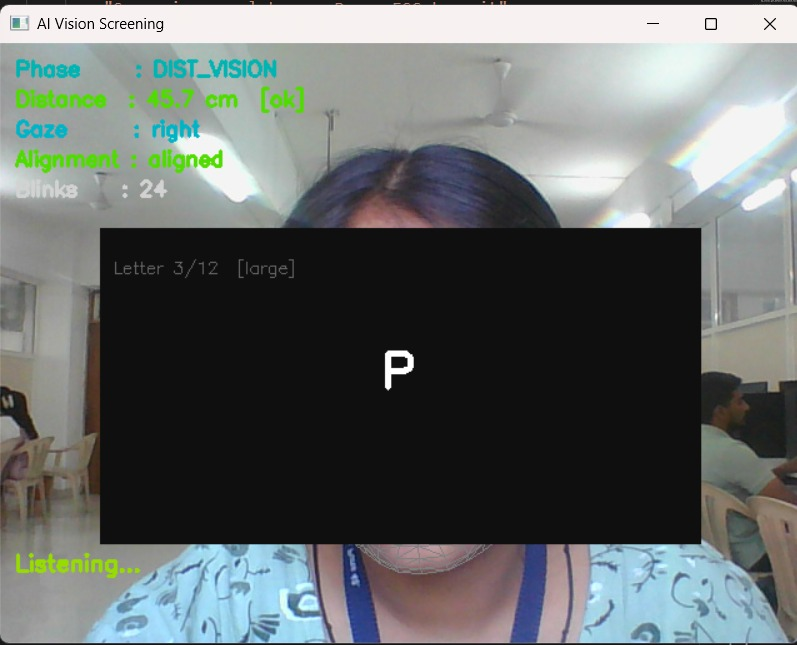
#> input picture Distance Vision Test.jpeg, 797 x 645 px
$ python -i pupil_detection.py   (imports and definitions only)
#> lines starting #> are read from the running program, lines starting #| are printed output that depends on the picture; after the words box and inside, x2 and y2 are one past the last pixel; in counts of white or black regions, pixels touching at a corner belong together
#> further down, picture is the input picture: shape (645, 797, 3); mean B, G, R 105.2, 106.2, 101
import cv2
import numpy as np


class PupilDetector:
    """Detect and draw pupils in cropped eye images."""

    def detect(self, eye_frame):
        return detect_pupil(eye_frame)

    def draw(self, eye_frame, pupil_data):
        return draw_pupil(eye_frame, pupil_data)


def detect_pupil(eye_frame):
    """
    Detect pupil center and radius from a cropped eye BGR image.
    Uses adaptive thresholding so it works with glasses, lighting
    changes, and dark frames.

    Returns:
        ((cx, cy), radius) or None.
    """
    if eye_frame is None or eye_frame.size == 0:
        return None

    # Resize small eye crops for better detection
    h, w = eye_frame.shape[:2]
#> h = 645; w = 797
    if w < 20 or h < 20:
        return None

    scale = 1
    if w < 60:
        scale = 3
        eye_frame = cv2.resize(eye_frame, (w * scale, h * scale),
                               interpolation=cv2.INTER_CUBIC)

    gray = cv2.cvtColor(eye_frame, cv2.COLOR_BGR2GRAY)
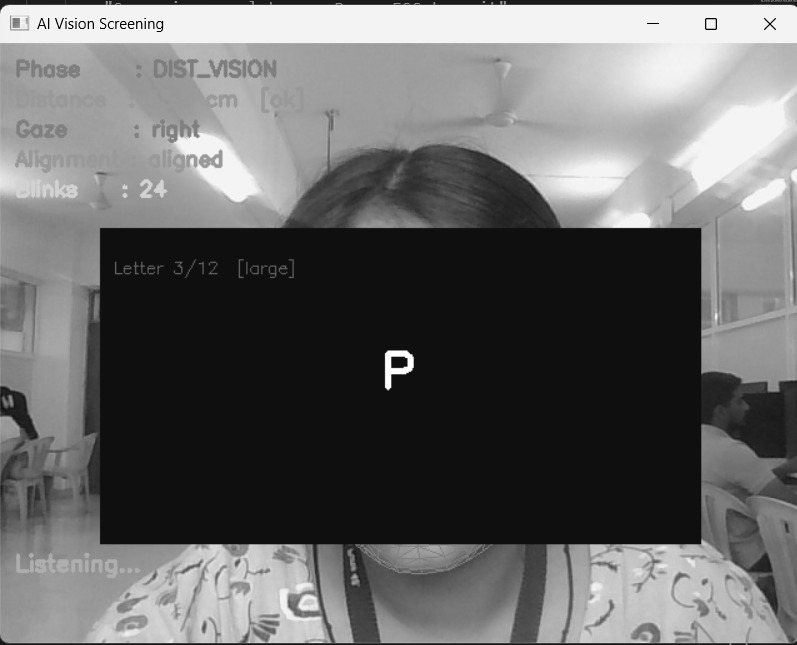
#> gray: shape (645, 797); min 0, max 255, mean 104.5

    # Equalise histogram to handle glasses / lighting variation
    gray = cv2.equalizeHist(gray)
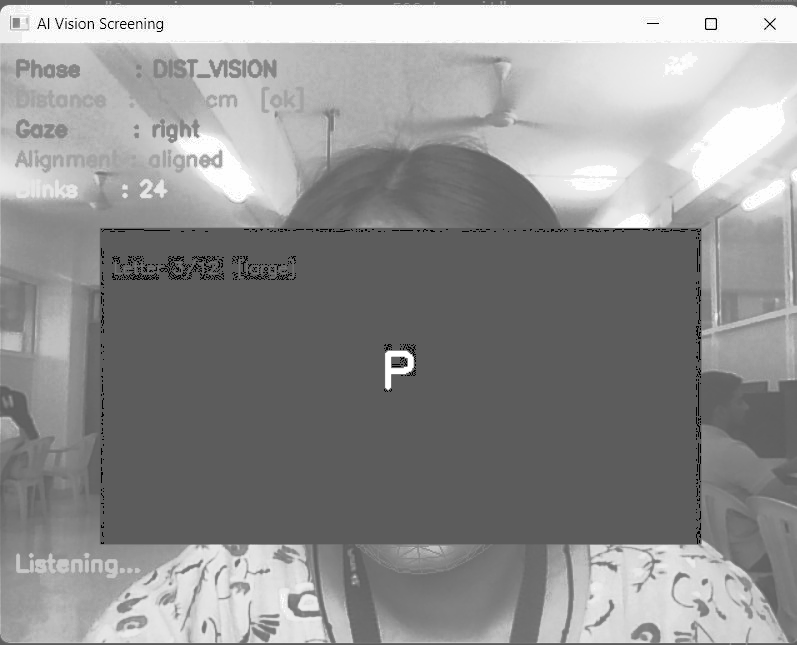
#> gray: shape (645, 797); min 0, max 255, mean 144.3

    # Blur to reduce noise
    gray = cv2.GaussianBlur(gray, (7, 7), 0)

    # --- Method 1: fixed dark-region threshold ---
    _, thresh_fixed = cv2.threshold(gray, 40, 255, cv2.THRESH_BINARY_INV)
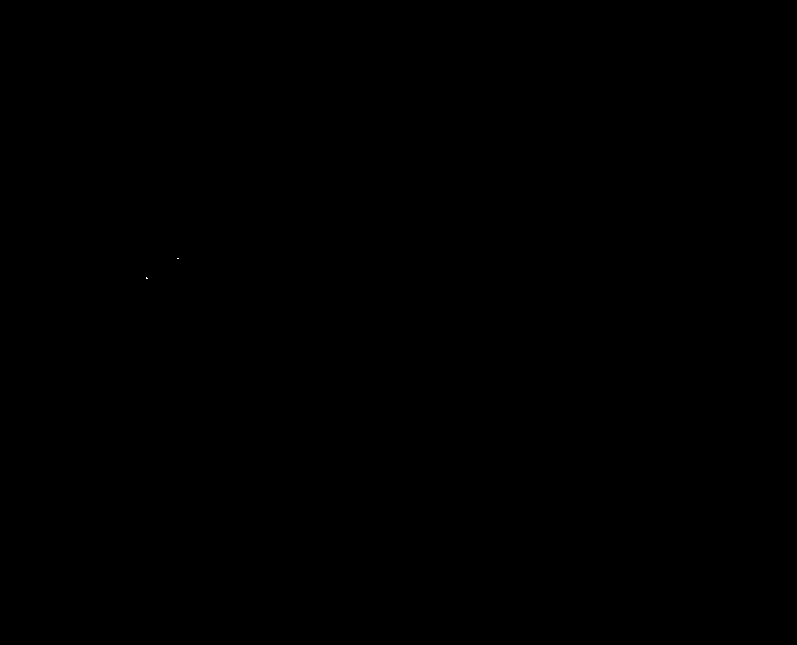
#> thresh_fixed: shape (645, 797); 0% white in thin lines or dots, all inside (x1, y1, x2, y2) = (146, 258, 179, 279)

    # --- Method 2: adaptive threshold (works better with glasses) ---
    thresh_adapt = cv2.adaptiveThreshold(
        gray, 255,
        cv2.ADAPTIVE_THRESH_MEAN_C,
        cv2.THRESH_BINARY_INV,
        blockSize=11, C=4
    )
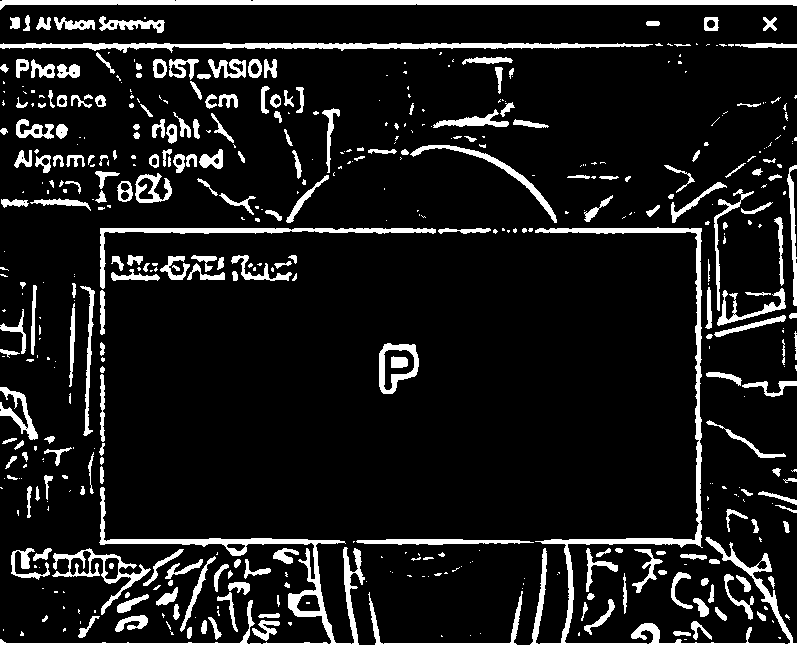
#> thresh_adapt: shape (645, 797); 10.7% white; 497 white regions (258 under 20 px), largest, box (x1, y1, x2, y2) and area: (530, 227, 797, 645) 6034, (0, 487, 365, 645) 4321, (0, 0, 797, 10) 3997

    # Combine both masks — use whichever gives better contours
    combined = cv2.bitwise_or(thresh_fixed, thresh_adapt)

    # Morphological close to fill gaps caused by glasses frames
    kernel = cv2.getStructuringElement(cv2.MORPH_ELLIPSE, (5, 5))
    combined = cv2.morphologyEx(combined, cv2.MORPH_CLOSE, kernel)
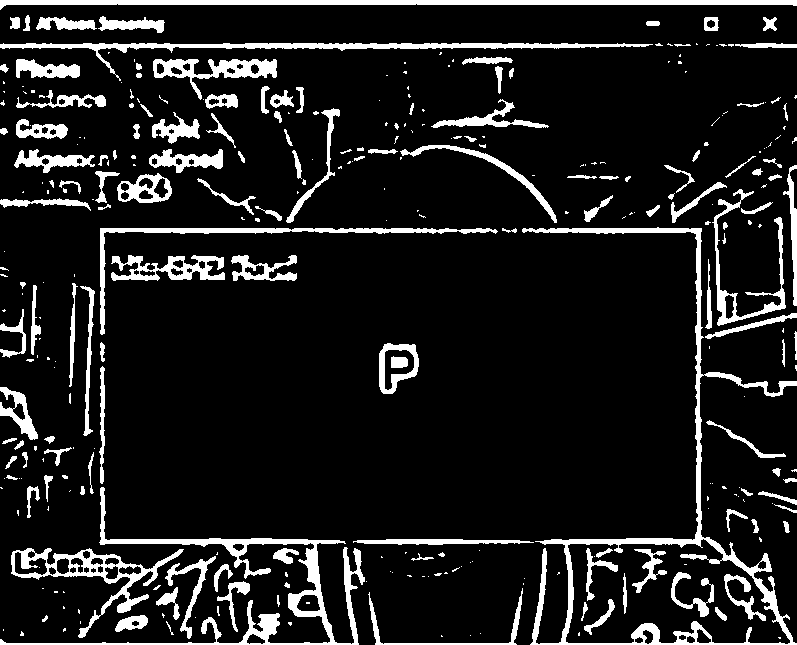
#> combined: shape (645, 797); 11.5% white; 326 white regions (183 under 20 px)

    result = _best_pupil_contour(combined, scale)

    # Fallback to fixed threshold alone if combined fails
    if result is None:
        result = _best_pupil_contour(thresh_fixed, scale)

    return result


def _best_pupil_contour(thresh, scale):
    """Find the best circular contour and return ((cx,cy), radius)."""
#> called with scale = 1
    contours, _ = cv2.findContours(
        thresh, cv2.RETR_TREE, cv2.CHAIN_APPROX_SIMPLE
    )
#> contours = 387 contours, 208 with area under 20; largest, box (x1, y1, x2, y2) and area: (522, 227, 797, 645) 23712, (565, 538, 791, 645) 17538, (0, 487, 365, 645) 4805, (11, 548, 184, 638) 3582, (0, 0, 797, 10) 3199

    if not contours:
        return None

    # Filter noise and extreme sizes
    valid = []
    for c in contours:
        area = cv2.contourArea(c)
        if area < 20 or area > thresh.shape[0] * thresh.shape[1] * 0.4:
            continue
        # Prefer roughly circular contours
        perimeter = cv2.arcLength(c, True)
        if perimeter == 0:
            continue
        circularity = 4 * np.pi * area / (perimeter ** 2)
        if circularity > 0.2:   # 1.0 = perfect circle
            valid.append((c, circularity))
#> this loop made 387 passes
#> (area, perimeter, circularity) on passes 11, 12, 21: (326, 85.6, 0.559), (36, 23.31, 0.832), (463, 503.9, 0.0229)
#> after the loop, valid = 116 items

    if not valid:
        return None

    # Pick the most circular contour
    best_contour = max(valid, key=lambda x: x[1])[0]
#> best_contour = contour of 16 points, box (x1, y1, x2, y2) (120, 182, 130, 192), area 62

    (x, y), radius = cv2.minEnclosingCircle(best_contour)
#> x = 124.5; y = 186.1; radius = 4.93

    # Scale coordinates back to original size
    center = (int(x / scale), int(y / scale))
#> center = (124, 186)
    radius = max(1, int(radius / scale))
#> radius = 4

    return center, radius


def draw_pupil(eye_frame, pupil_data):
    """Draw pupil circle and center dot. Returns modified copy."""
    if pupil_data is None:
        return eye_frame

    out = eye_frame.copy()
    center, radius = pupil_data

    cv2.circle(out, center, radius, (0, 255, 0), 2)   # green outline
    cv2.circle(out, center, 2,      (0, 0, 255), -1)  # red center dot

    return out

>>> import cv2
>>> picture = cv2.imread('../../Distance Vision Test.jpeg')
>>> result = detect_pupil(picture)
#> in detect_pupil, `result = _best_pupil_contour(combined, scale)`: result = ((124, 186), 4)
#> result = ((124, 186), 4)

$ run again, on Face Detection + Real-Time HUD.jpeg
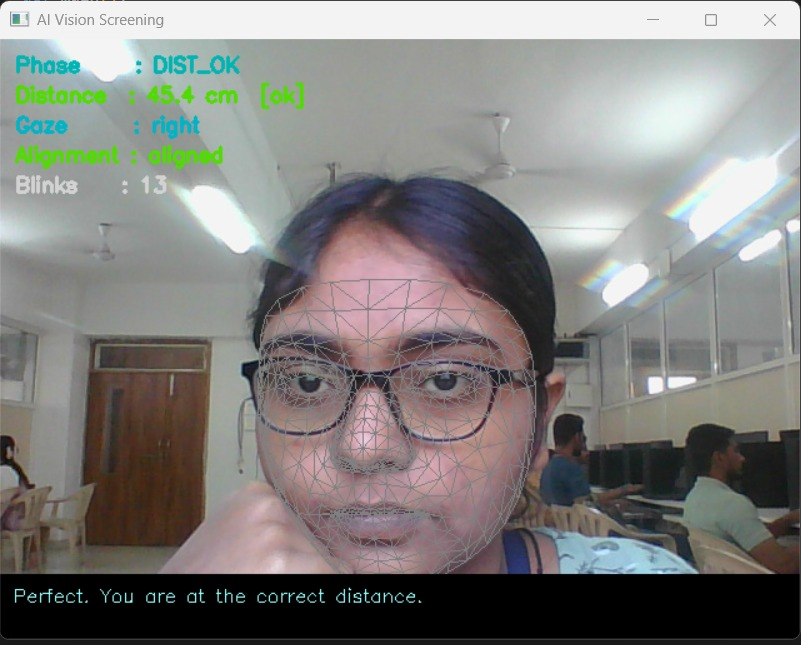
#> input picture Face Detection + Real-Time HUD.jpeg, 801 x 645 px
#> picture is the input picture: shape (645, 801, 3); mean B, G, R 125, 127.5, 128.5
#> in detect_pupil, `_, thresh_fixed = cv2.threshold(gray, 40, 255, cv2.THRESH_BINARY_INV)`:
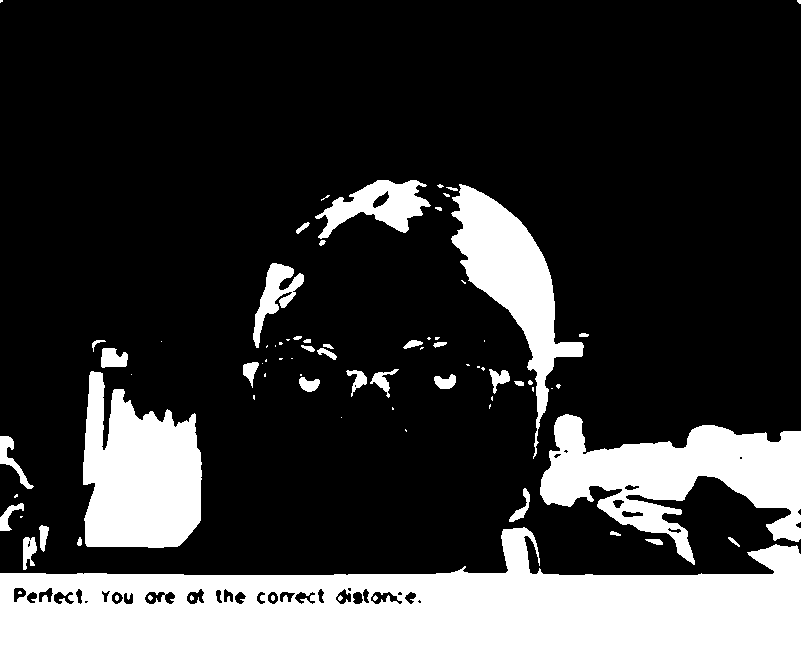
#> thresh_fixed: shape (645, 801); 21.4% white; 80 white regions (39 under 20 px), largest, box (x1, y1, x2, y2) and area: (0, 527, 801, 645) 56789, (540, 414, 801, 565) 18145, (83, 371, 202, 548) 15557
#> thresh_adapt: shape (645, 801); 17.1% white; 959 white regions (601 under 20 px), largest, box (x1, y1, x2, y2) and area: (236, 357, 498, 516) 5580, (73, 242, 294, 568) 5470, (0, 528, 799, 636) 5224
#> in detect_pupil, `combined = cv2.morphologyEx(combined, cv2.MORPH_CLOSE, kernel)`:
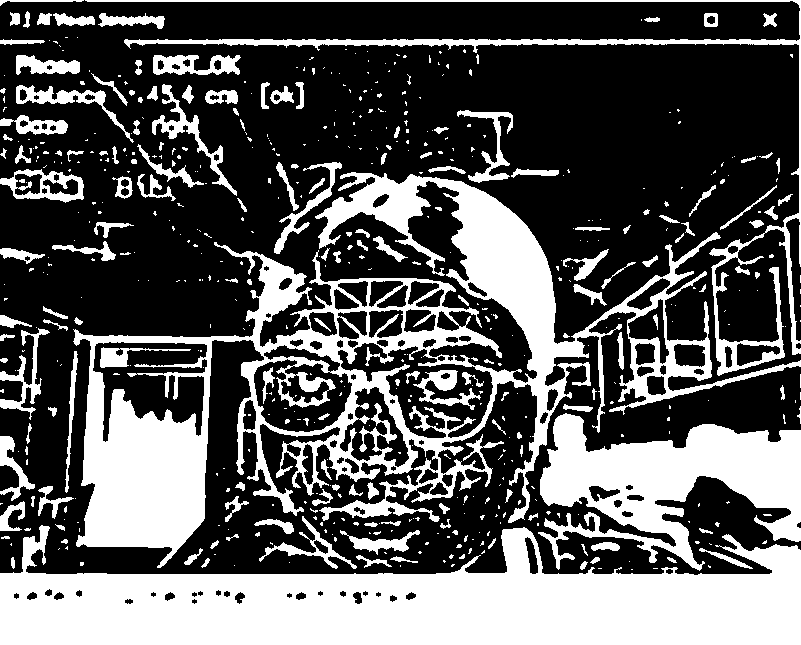
#> combined: shape (645, 801); 35.4% white; 576 white regions (409 under 20 px)
#> contours = 695 contours, 449 with area under 20; largest, box (x1, y1, x2, y2) and area: (73, 172, 801, 568) 91796, (0, 525, 801, 645) 59818, (538, 413, 801, 571) 20354, (337, 342, 494, 439) 7606, (92, 341, 208, 443) 7256
#> the loop in _best_pupil_contour, `for c in contours:` made 695 passes
#> (area, perimeter, circularity) on passes 11, 13, 14: (30, 24.14, 0.647), (26.5, 26.38, 0.478), (20, 23.31, 0.462)
#> after the loop in _best_pupil_contour, `for c in contours:`: valid = 195 items
#> best_contour = contour of 16 points, box (x1, y1, x2, y2) (706, 15, 716, 25), area 64
#> in _best_pupil_contour, `(x, y), radius = cv2.minEnclosingCircle(best_contour)`: x = 710.7; y = 19.5; radius = 4.95
#> center = (710, 19)
#> in _best_pupil_contour, `radius = max(1, int(radius / scale))`: radius = 4
#> in detect_pupil, `result = _best_pupil_contour(combined, scale)`: result = ((710, 19), 4)

$ run again, on Near Vision Test.jpeg
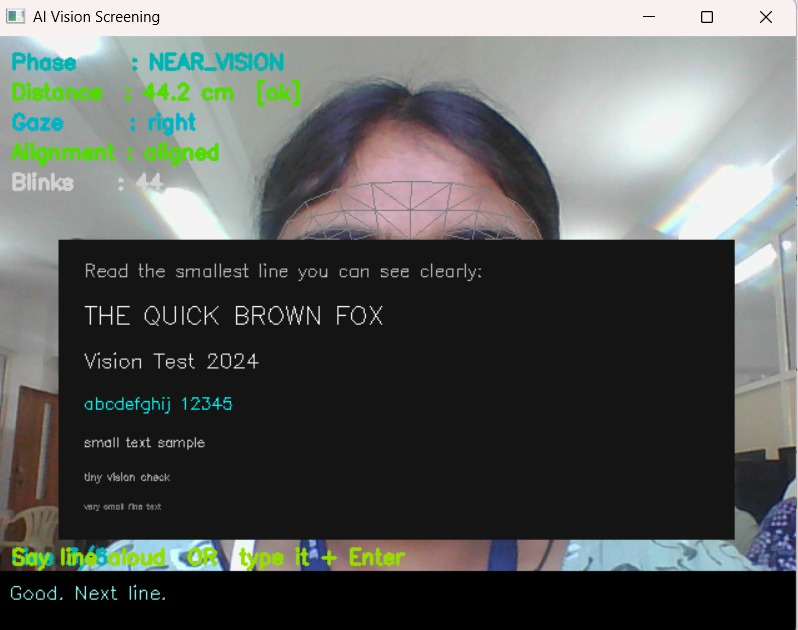
#> input picture Near Vision Test.jpeg, 798 x 630 px
#> picture is the input picture: shape (630, 798, 3); mean B, G, R 90.4, 92.9, 90
#> in detect_pupil, `_, thresh_fixed = cv2.threshold(gray, 40, 255, cv2.THRESH_BINARY_INV)`:
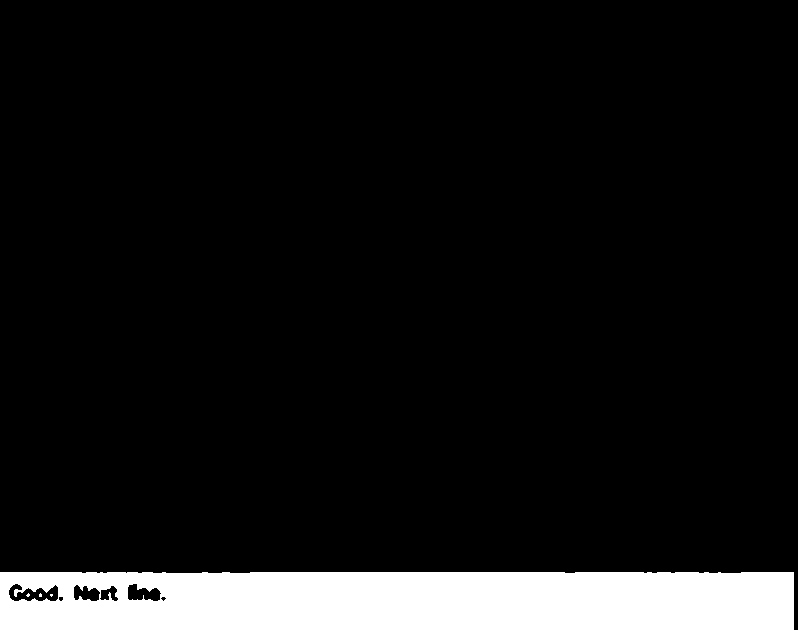
#> thresh_fixed: shape (630, 798); 8.9% white; 4 white regions (3 under 20 px), largest, box (x1, y1, x2, y2) and area: (0, 572, 794, 630) 44529
#> thresh_adapt: shape (630, 798); 11.5% white; 501 white regions (274 under 20 px), largest, box (x1, y1, x2, y2) and area: (0, 570, 796, 630) 5304, (98, 36, 796, 106) 3732, (93, 487, 735, 566) 3410
#> in detect_pupil, `combined = cv2.morphologyEx(combined, cv2.MORPH_CLOSE, kernel)`:
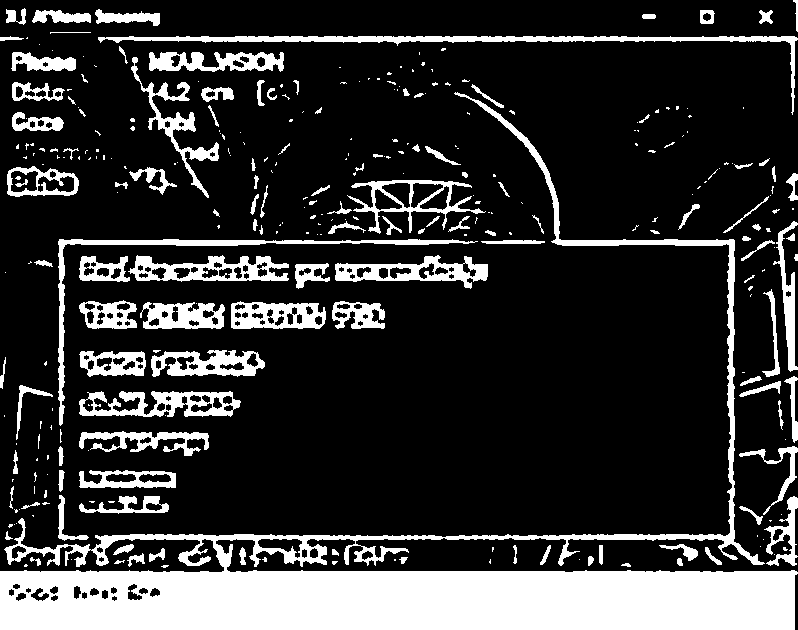
#> combined: shape (630, 798); 20.4% white; 311 white regions (185 under 20 px)
#> contours = 456 contours, 211 with area under 20; largest, box (x1, y1, x2, y2) and area: (0, 92, 798, 630) 55058, (98, 36, 798, 115) 3003, (347, 180, 486, 234) 2824, (128, 255, 289, 282) 2704, (79, 391, 241, 417) 2591
#> the loop in _best_pupil_contour, `for c in contours:` made 456 passes
#> (area, perimeter, circularity) on passes 10, 11, 13: (27.5, 21.07, 0.778), (25, 24.49, 0.524), (26.5, 36.38, 0.252)
#> after the loop in _best_pupil_contour, `for c in contours:`: valid = 200 items
#> best_contour = contour of 16 points, box (x1, y1, x2, y2) (702, 12, 712, 22), area 59
#> in _best_pupil_contour, `(x, y), radius = cv2.minEnclosingCircle(best_contour)`: x = 706.5; y = 16.5; radius = 4.74
#> center = (706, 16)
#> in _best_pupil_contour, `radius = max(1, int(radius / scale))`: radius = 4
#> in detect_pupil, `result = _best_pupil_contour(combined, scale)`: result = ((706, 16), 4)
